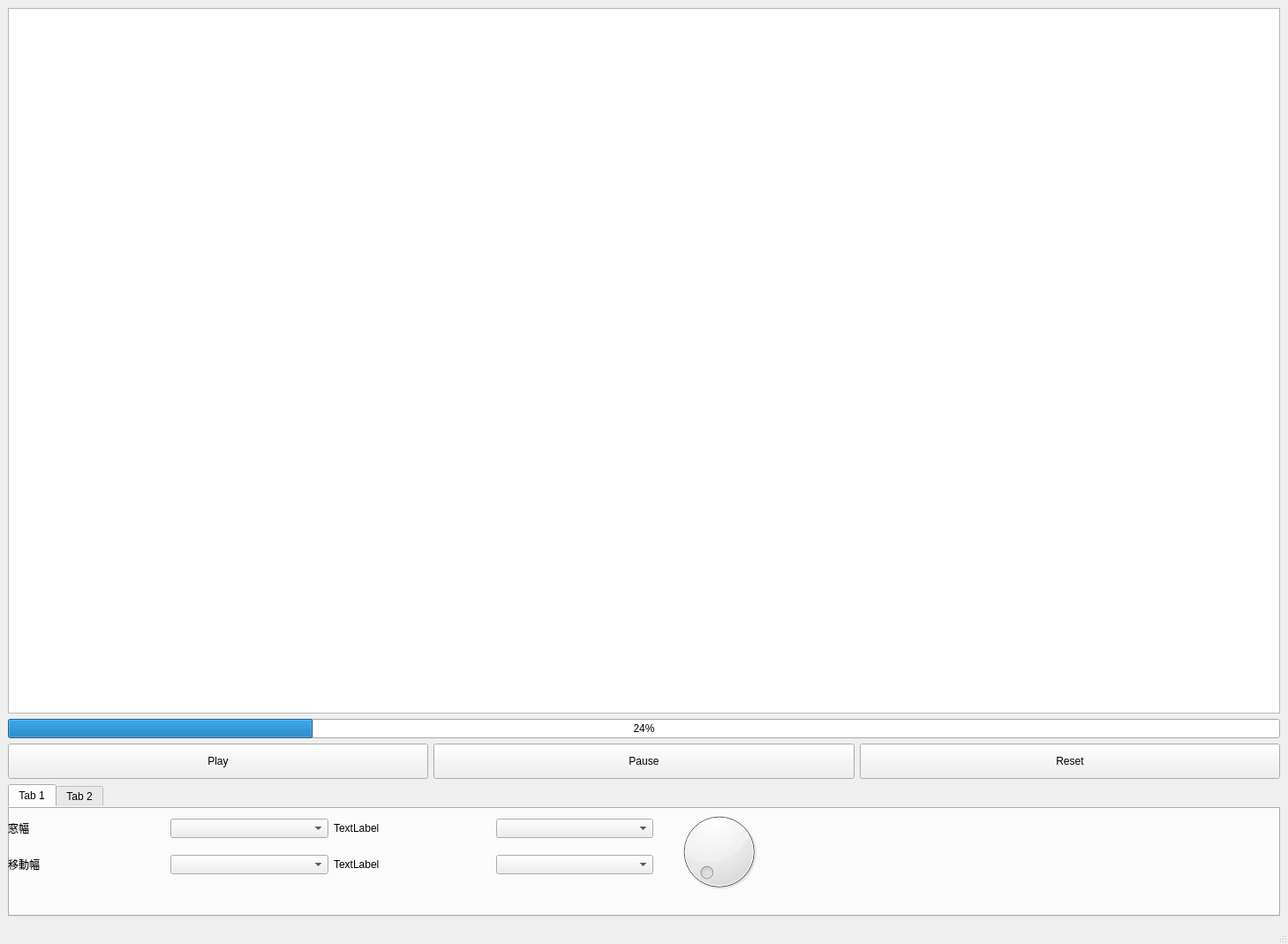
<?xml version="1.0" encoding="UTF-8"?>
<ui version="4.0">
 <class>MainWindow</class>
 <widget class="QMainWindow" name="MainWindow">
  <property name="geometry">
   <rect>
    <x>0</x>
    <y>0</y>
    <width>1459</width>
    <height>1069</height>
   </rect>
  </property>
  <property name="windowTitle">
   <string>MainWindow</string>
  </property>
  <property name="styleSheet">
   <string notr="true"/>
  </property>
  <widget class="QWidget" name="centralwidget">
   <property name="minimumSize">
    <size>
     <width>800</width>
     <height>0</height>
    </size>
   </property>
   <property name="maximumSize">
    <size>
     <width>5000</width>
     <height>5000</height>
    </size>
   </property>
   <layout class="QGridLayout" name="gridLayout_4">
    <item row="0" column="0">
     <layout class="QGridLayout" name="gridLayout_2">
      <item row="0" column="0">
       <widget class="GraphicsLayoutWidget" name="graphicsView">
        <property name="minimumSize">
         <size>
          <width>600</width>
          <height>600</height>
         </size>
        </property>
       </widget>
      </item>
      <item row="1" column="0">
       <widget class="QProgressBar" name="volumeBar">
        <property name="minimumSize">
         <size>
          <width>0</width>
          <height>20</height>
         </size>
        </property>
        <property name="styleSheet">
         <string notr="true"/>
        </property>
        <property name="value">
         <number>24</number>
        </property>
        <property name="textVisible">
         <bool>true</bool>
        </property>
        <property name="format">
         <string>%p%</string>
        </property>
       </widget>
      </item>
     </layout>
    </item>
    <item row="2" column="0">
     <layout class="QGridLayout" name="gridLayout_3">
      <item row="0" column="0">
       <widget class="QTabWidget" name="tabWidget">
        <property name="minimumSize">
         <size>
          <width>0</width>
          <height>150</height>
         </size>
        </property>
        <property name="maximumSize">
         <size>
          <width>5000</width>
          <height>150</height>
         </size>
        </property>
        <property name="styleSheet">
         <string notr="true">border-color: rgb(127, 147, 155);</string>
        </property>
        <property name="currentIndex">
         <number>0</number>
        </property>
        <widget class="QWidget" name="tab">
         <attribute name="title">
          <string>Tab 1</string>
         </attribute>
         <widget class="QWidget" name="gridLayoutWidget">
          <property name="geometry">
           <rect>
            <x>0</x>
            <y>0</y>
            <width>731</width>
            <height>91</height>
           </rect>
          </property>
          <layout class="QGridLayout" name="gridLayout">
           <item row="1" column="0">
            <widget class="QLabel" name="label">
             <property name="text">
              <string>窓幅</string>
             </property>
            </widget>
           </item>
           <item row="1" column="1">
            <widget class="QComboBox" name="chunkbox"/>
           </item>
           <item row="1" column="2">
            <widget class="QLabel" name="label_3">
             <property name="text">
              <string>TextLabel</string>
             </property>
            </widget>
           </item>
           <item row="2" column="1">
            <widget class="QComboBox" name="stepbox"/>
           </item>
           <item row="2" column="2">
            <widget class="QLabel" name="label_4">
             <property name="text">
              <string>TextLabel</string>
             </property>
            </widget>
           </item>
           <item row="2" column="0">
            <widget class="QLabel" name="label_2">
             <property name="text">
              <string>移動幅</string>
             </property>
            </widget>
           </item>
           <item row="1" column="3">
            <widget class="QComboBox" name="comboBox_3"/>
           </item>
           <item row="2" column="3">
            <widget class="QComboBox" name="comboBox_4"/>
           </item>
          </layout>
         </widget>
         <widget class="QDial" name="dial">
          <property name="geometry">
           <rect>
            <x>750</x>
            <y>0</y>
            <width>111</width>
            <height>101</height>
           </rect>
          </property>
         </widget>
        </widget>
        <widget class="QWidget" name="tab_2">
         <attribute name="title">
          <string>Tab 2</string>
         </attribute>
        </widget>
       </widget>
      </item>
     </layout>
    </item>
    <item row="1" column="0">
     <layout class="QHBoxLayout" name="playBar">
      <item>
       <widget class="QPushButton" name="playButton">
        <property name="minimumSize">
         <size>
          <width>0</width>
          <height>40</height>
         </size>
        </property>
        <property name="styleSheet">
         <string notr="true"/>
        </property>
        <property name="text">
         <string>Play</string>
        </property>
       </widget>
      </item>
      <item>
       <widget class="QPushButton" name="pauseButton">
        <property name="minimumSize">
         <size>
          <width>0</width>
          <height>40</height>
         </size>
        </property>
        <property name="styleSheet">
         <string notr="true"/>
        </property>
        <property name="text">
         <string>Pause</string>
        </property>
       </widget>
      </item>
      <item>
       <widget class="QPushButton" name="resetButton">
        <property name="minimumSize">
         <size>
          <width>0</width>
          <height>40</height>
         </size>
        </property>
        <property name="styleSheet">
         <string notr="true"/>
        </property>
        <property name="text">
         <string>Reset</string>
        </property>
       </widget>
      </item>
     </layout>
    </item>
   </layout>
  </widget>
  <widget class="QMenuBar" name="menubar">
   <property name="geometry">
    <rect>
     <x>0</x>
     <y>0</y>
     <width>1459</width>
     <height>25</height>
    </rect>
   </property>
  </widget>
  <widget class="QStatusBar" name="statusbar"/>
 </widget>
 <customwidgets>
  <customwidget>
   <class>GraphicsLayoutWidget</class>
   <extends>QGraphicsView</extends>
   <header location="global">pyqtgraph</header>
  </customwidget>
 </customwidgets>
 <resources/>
 <connections/>
</ui>
